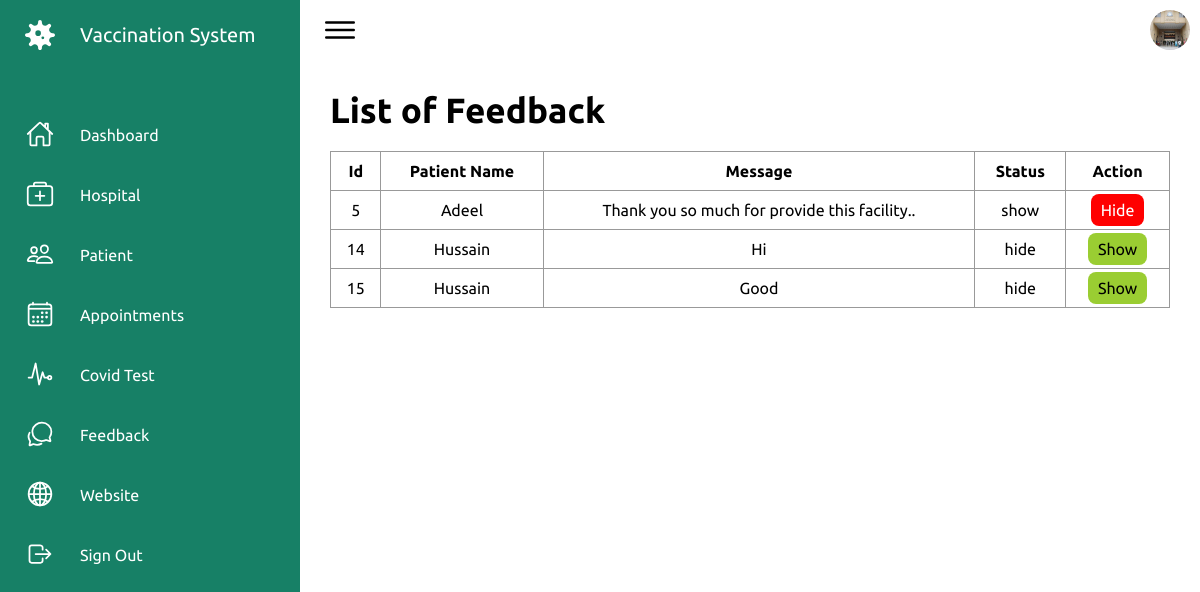
/Admin/feedback.php (signed in), run on the app's committed database.
### tables this page shows
CREATE TABLE `tbl_feedback` (
  `id` int(11) NOT NULL,
  `p_id` int(11) NOT NULL,
  `message` varchar(500) NOT NULL,
  `status` varchar(20) NOT NULL DEFAULT 'hide'
);

CREATE TABLE `tbl_patient` (
  `id` int(11) NOT NULL,
  `name` varchar(50) NOT NULL,
  `contact` varchar(15) NOT NULL,
  `email` varchar(50) NOT NULL,
  `password` varchar(50) NOT NULL,
  `cid` int(11) NOT NULL,
  `address` varchar(150) NOT NULL,
  `gender` varchar(15) NOT NULL,
  `image` varchar(100) NOT NULL,
  `status` varchar(50) NOT NULL DEFAULT 'activate'
);

### Admin/feedback.php (the view, shortened to what this page needs)
<?php
    include("connection.php");
?>
<!DOCTYPE html>
<html lang="en">
<head>
    <link rel="stylesheet" href="assets/css/index.css">
</head>
<body>
    <div class="container">
        <?php
            include("navigation.php");
        ?>
        <div class="main">
            <div class="topbar">
                <div class="toggle">
                    <ion-icon name="menu-outline"></ion-icon>
                </div>
                <div class="user">
                    <a href='profile.php'><img src="assets/imgs/customer01.jpg" alt=""></a>
                </div>
            </div>
            <div class="mainContent">
                <h2 class="title">List of Feedback</h2>
                <table>
                    <thead>
                        <tr>
                            <th>Id</th>
                            <th>Patient Name</th>
                            <th>Message</th>
                            <th>Status</th>
                            <th>Action</th>
                        </tr>
                    </thead>
                    <tbody>
                        <?php
                            $query = "SELECT tbl_feedback.*, tbl_patient.name as pname  FROM tbl_feedback INNER JOIN tbl_patient ON tbl_feedback.p_id=tbl_patient.id";
                            $result = mysqli_query($connection,$query);
                            foreach($result as $row)
                            {
                                echo
                                "<tr>
                                    <td>$row[id]</td>
                                    <td>$row[pname]</td>
                                    <td>$row[message]</td>
                                    <td>$row[status]</td>
                                    <td>";
                                    if($row['status']=="hide")
                                    {
                                        echo "<a href='show_feedback.php?id=$row[id]' class='btnactivate'>Show</a>";
                                    }
                                    else
                                    {
                                        echo "<a href='hide_feedback.php?id=$row[id]' class='btndeactivate'>Hide</a>";
                                    }
                            }
                        ?>
                    </tbody>
                </table>
            </div>
        </div>
    </div>
</body>
</html>

### Admin/assets/css/index.css (style rules this page uses)
* { font-family: "Ubuntu", sans-serif; margin: 0; padding: 0; box-sizing: border-box; }
:root { --white: #fff; --gray: #f5f5f5; --black1: #222; --black2: #999; --green:#178066; }
body { min-height: 100vh; overflow-x: hidden; }
.container { position: relative; width: 100%; }
.main { position: absolute; width: calc(100% - 300px); left: 300px; min-height: 100vh; background: var(--white); transition: 0.5s; }
.topbar { width: 100%; height: 60px; display: flex; justify-content: space-between; align-items: center; padding: 0 10px; }
.toggle { position: relative; width: 60px; height: 60px; display: flex; justify-content: center; align-items: center; font-size: 2.5rem; cursor: pointer; }
.user { position: relative; width: 40px; height: 40px; border-radius: 50%; overflow: hidden; cursor: pointer; }
.user img { position: absolute; top: 0; left: 0; width: 100%; height: 100%; object-fit: cover; }

### Admin/feedback.php (style rules this page uses)
.mainContent { padding: 30px; }
.mainContent .title { font-size: 35px; }
.mainContent table { width: 100%; }
.mainContent table,td,th { margin-top: 20px; border: 1px solid #999; text-align: center; border-collapse: collapse; padding: 10px; }
.mainContent table a { padding: 7px 10px; background-color: #178066; text-decoration: none; border-radius: 8px; color: #fff; }
.mainContent .btndeactivate { background-color: red; }
.mainContent .btnactivate { background-color: yellowgreen; color: #000; }

### data on the page
tbl_feedback: id "5", tbl_patient.name "Adeel", message "Thank you so much for provide this facility..", status "show"
tbl_feedback: id "14", tbl_patient.name "Hussain", message "Hi", status "hide"
tbl_feedback: id "15", tbl_patient.name "Hussain", message "Good", status "hide"
